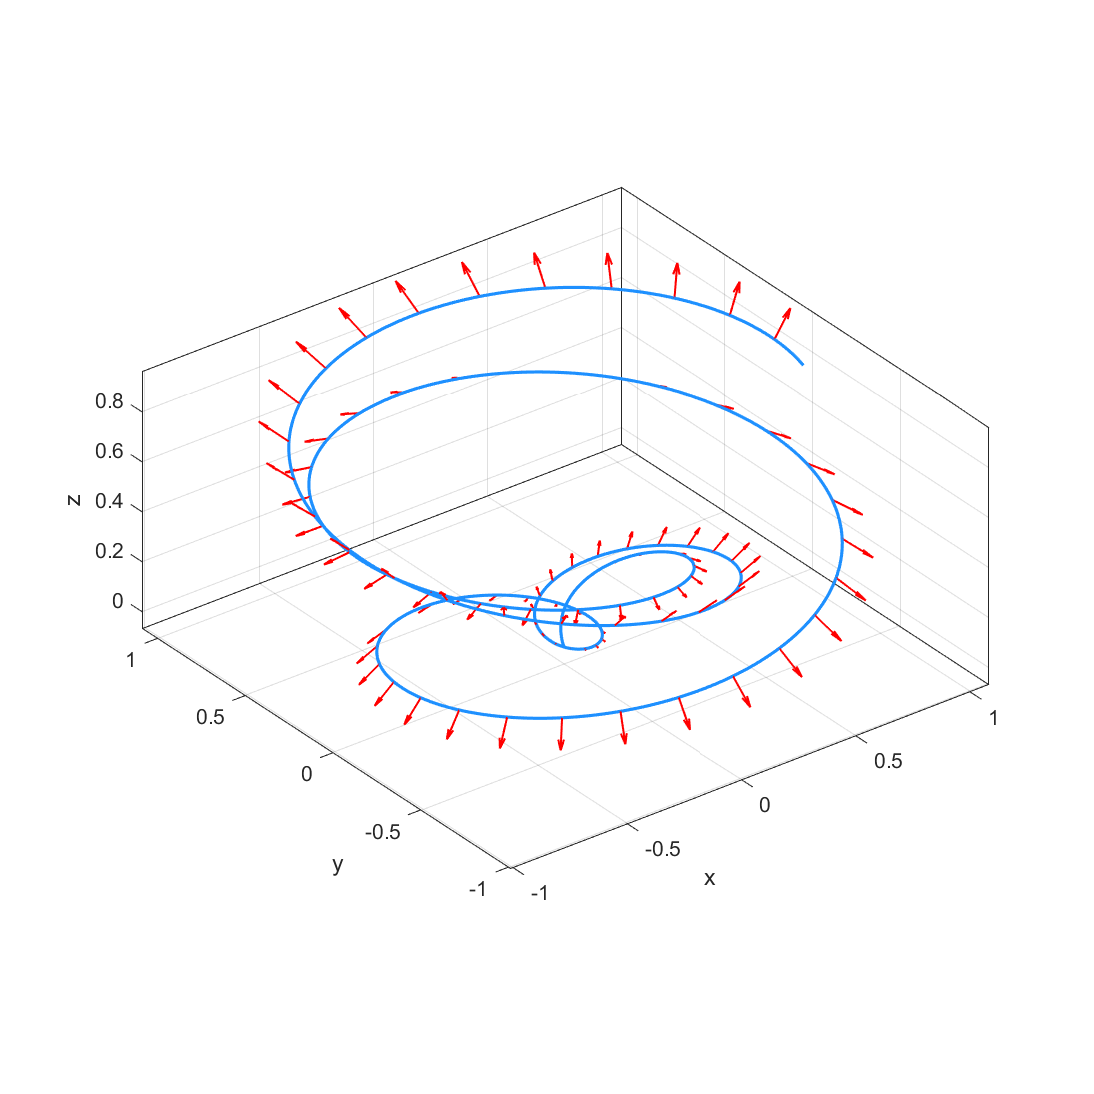

The Julia source for this figure:
"""
Example for quiver
"""

using Plots   # for defining color palettes

include("../src/PLOTLAB.jl")

function trajectory_random(steps::Int=1000)
    ts = LinRange(0, 4*2π, steps)
    ω = rand()
    ϕ, ϕz = π*rand(), π*rand()
    radius = 0.3rand() + 0.7
    coord = zeros(3,length(ts))
    for (i,t) in enumerate(ts)
        coord[:,i] = radius * sin(0.2t) * [
            sin(ω*t + ϕ),
            cos(ω*t + ϕ),
            cos(0.1t + ϕz)
        ]
    end
    return coord
end

traj1 = trajectory_random()
thrusts = trajectory_random()
PLOTLAB.close_all()

PLOTLAB.figure()
PLOTLAB.plot3(traj1[1,:], traj1[2,:], traj1[3,:], lw=1.5, color=:dodgerblue)

N_quiver = 100
step = Int(round(size(traj1,2)/N_quiver))
PLOTLAB.quiver3(traj1[1,1:step:end], traj1[2,1:step:end], traj1[3,1:step:end],
    thrusts[1,1:step:end], thrusts[2,1:step:end], thrusts[3,1:step:end],
    scale=0.5, color=:red)

# save
PLOTLAB.saveas(fig, "example_quiver3.png")
